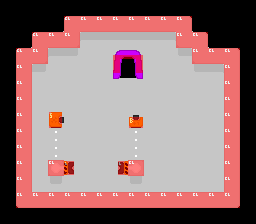

A level layout from a 2D game, rendered from its tile map. Below: a short description, then the map file with its tile-grid data intact:
An orthogonal 16x14 tile map with 16x16 px tiles, 4 tile layers (layer1, layer2, objects, collision).

<map version="1.5" tiledversion="1.7.2" orientation="orthogonal" renderorder="right-down" width="16" height="14" tilewidth="16" tileheight="16" infinite="0" nextlayerid="5" nextobjectid="1">
 <tileset firstgid="1" source="../porthole-tileset.tsx" />
 <layer id="1" name="layer1" width="16" height="14">
  <data encoding="csv">
1,1,1,1,1,1,1,1,1,1,1,1,1,1,1,1,
1,1,1,1,33,33,33,33,33,33,33,33,1,1,1,1,
1,1,33,33,33,2,2,2,2,2,2,33,33,1,1,1,
1,33,33,2,2,2,2,2,2,2,2,2,33,33,33,1,
1,33,2,2,2,2,2,2,2,2,2,2,2,2,33,1,
1,33,2,2,2,2,2,2,2,2,2,2,2,2,33,1,
1,33,2,2,2,2,2,2,2,2,2,2,2,2,33,1,
1,33,2,2,2,2,2,2,2,2,2,2,2,2,33,1,
1,33,2,2,2,2,2,2,2,2,2,2,2,2,33,1,
1,33,2,2,2,2,2,2,2,2,2,2,2,2,33,1,
1,33,2,33,2,2,2,2,33,2,2,2,2,2,33,1,
1,33,2,2,2,2,2,2,2,2,2,2,2,2,33,1,
1,33,33,33,33,33,33,33,33,33,33,33,33,33,33,1,
1,1,1,1,1,1,1,1,1,1,1,1,1,1,1,1
</data>
 </layer>
 <layer id="2" name="layer2" width="16" height="14">
  <data encoding="csv">
0,0,0,0,0,0,0,0,0,0,0,0,0,0,0,0,
0,0,0,11,37,66,66,66,66,66,66,38,12,0,0,0,
0,11,37,66,40,97,98,98,98,98,99,39,38,12,0,0,
0,37,40,97,101,0,0,0,0,0,0,132,39,66,38,0,
0,34,133,0,0,0,0,0,0,0,0,0,100,99,34,0,
0,34,0,0,0,0,0,0,0,0,0,0,0,0,34,0,
0,34,0,0,0,0,0,0,0,0,0,0,0,0,34,0,
0,34,0,0,0,0,0,0,0,0,0,0,0,0,34,0,
0,34,0,108,0,0,0,0,108,0,0,0,0,0,34,0,
0,34,0,108,0,0,0,0,108,0,0,0,0,0,34,0,
0,34,0,134,0,0,0,0,134,0,0,0,0,0,34,0,
0,34,72,102,0,0,0,0,102,0,0,0,0,71,34,0,
0,69,66,66,66,66,66,66,66,66,66,66,66,66,70,0,
0,0,0,0,0,0,0,0,0,0,0,0,0,0,0,0
</data>
 </layer>
 <layer id="3" name="objects" width="16" height="14">
  <data encoding="csv">
0,0,0,0,0,0,0,0,0,0,0,0,0,0,0,0,
0,0,0,0,0,0,0,0,0,0,0,0,0,0,0,0,
0,0,0,0,0,0,0,0,0,0,0,0,0,0,0,0,
0,0,0,0,0,0,0,200,201,0,0,0,0,0,0,0,
0,0,0,0,0,0,0,232,233,0,0,0,0,0,0,0,
0,0,0,0,0,0,0,0,0,0,0,0,0,0,0,0,
0,0,0,0,0,0,0,0,0,0,0,0,0,0,0,0,
0,0,0,257,0,0,0,0,236,0,0,0,0,0,0,0,
0,0,0,0,0,0,0,0,0,0,0,0,0,0,0,0,
0,0,0,0,0,0,0,0,0,0,0,0,0,0,0,0,
0,0,0,231,353,0,0,354,199,0,0,0,0,0,0,0,
0,0,0,0,0,0,0,0,0,0,0,0,0,0,0,0,
0,0,0,0,0,0,0,0,0,0,0,0,0,0,0,0,
0,0,0,0,0,0,0,0,0,0,0,0,0,0,0,0
</data>
 </layer>
 <layer id="4" name="collision" width="16" height="14">
  <data encoding="csv">
0,0,0,0,0,0,0,0,0,0,0,0,0,0,0,0,
0,0,0,0,17,17,17,17,17,17,17,17,0,0,0,0,
0,0,17,17,17,0,0,0,0,0,0,17,17,0,0,0,
0,17,17,0,0,0,0,86,87,0,0,0,17,17,17,0,
0,17,0,0,0,0,0,118,119,0,0,0,0,0,17,0,
0,17,0,0,0,0,0,0,0,0,0,0,0,0,17,0,
0,17,0,0,0,0,0,0,0,0,0,0,0,0,17,0,
0,17,0,18,0,0,0,0,23,0,0,0,0,0,17,0,
0,17,0,0,0,0,0,0,0,0,0,0,0,0,17,0,
0,17,0,0,0,0,0,0,0,0,0,0,0,0,17,0,
0,17,0,17,21,0,0,20,17,0,0,0,0,0,17,0,
0,17,0,0,0,0,0,0,0,0,0,0,0,0,17,0,
0,17,17,17,17,17,17,17,17,17,17,17,17,17,17,0,
0,0,0,0,0,0,0,0,0,0,0,0,0,0,0,0
</data>
 </layer>
</map>
